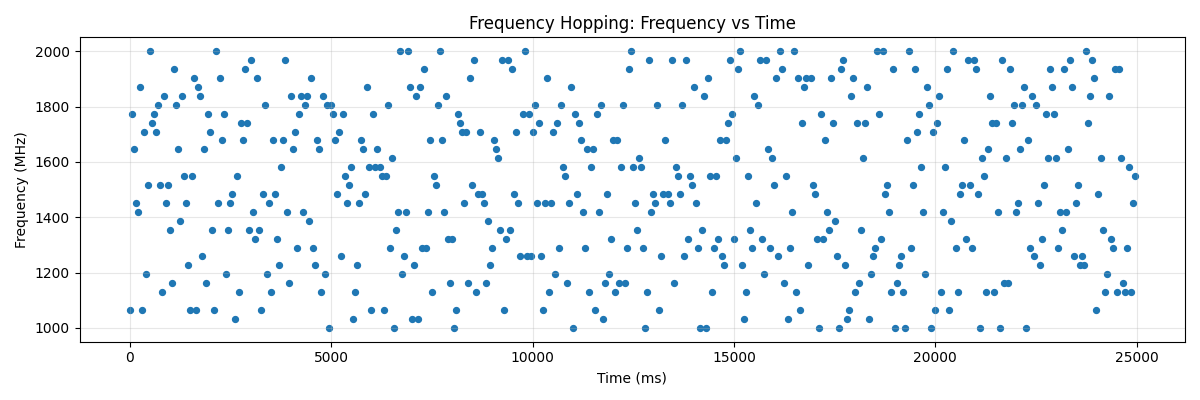

Python code for this plot:

#!/usr/bin/env python3
"""
Frequency Hopping Simulator (Lightweight)
Author: Divyanshu Shukla
"""

import numpy as np
import pandas as pd
import matplotlib.pyplot as plt
import argparse
import os

def generate_hopping_sequence(num_slots, channels, mode="prn", avoid=None, seed=42):
    rng = np.random.default_rng(seed)
    n = len(channels)
    seq = []
    last = None
    for t in range(num_slots):
        if mode == "sequential":
            seq.append(channels[t % n])
        else:  # prn
            attempts = 0
            while True:
                idx = rng.integers(0, n)
                candidate = channels[idx]
                attempts += 1
                if avoid is None or not any(abs(candidate - a) < (channels[1]-channels[0])/2 for a in avoid):
                    if last is None or candidate != last:
                        seq.append(candidate)
                        last = candidate
                        break
                if attempts > 50:
                    seq.append(candidate)
                    last = candidate
                    break
    return np.array(seq)

def main():
    parser = argparse.ArgumentParser(description="Frequency Hopping Simulator")
    parser.add_argument("--num_time_slots", type=int, default=200)
    parser.add_argument("--num_channels", type=int, default=24)
    parser.add_argument("--band_min", type=float, default=1000.0)
    parser.add_argument("--band_max", type=float, default=2000.0)
    parser.add_argument("--seed", type=int, default=42)
    parser.add_argument("--dwell_time_ms", type=int, default=50)
    parser.add_argument("--avoid_list", nargs="*", type=float, default=[])
    parser.add_argument("--mode", choices=["prn", "sequential"], default="prn")
    parser.add_argument("--out_dir", default="output")
    args = parser.parse_args()

    channels = np.linspace(args.band_min, args.band_max, args.num_channels)
    hops = generate_hopping_sequence(args.num_time_slots, channels, mode=args.mode, avoid=args.avoid_list, seed=args.seed)

    time_ms = np.arange(args.num_time_slots) * args.dwell_time_ms
    channel_idx = np.array([np.argmin(np.abs(channels - f)) for f in hops])
    df = pd.DataFrame({
        "time_ms": time_ms,
        "freq_MHz": hops,
        "channel_idx": channel_idx,
        "dwell_time_ms": args.dwell_time_ms
    })

    os.makedirs(args.out_dir, exist_ok=True)
    df.to_csv(os.path.join(args.out_dir, "hops.csv"), index=False)

    # Frequency vs Time plot
    plt.figure(figsize=(12, 4))
    plt.scatter(df["time_ms"], df["freq_MHz"], s=18)
    plt.xlabel("Time (ms)")
    plt.ylabel("Frequency (MHz)")
    plt.title("Frequency Hopping: Frequency vs Time")
    plt.grid(alpha=0.3)
    plt.tight_layout()
    plt.savefig(os.path.join(args.out_dir, "fh_simulator.png"))
    plt.close()

    # Occupancy heatmap
    occupancy = np.zeros((args.num_time_slots, args.num_channels), dtype=int)
    for i, ch in enumerate(channel_idx):
        occupancy[i, ch] = 1

    plt.figure(figsize=(12, 4))
    plt.imshow(occupancy.T, aspect='auto', origin='lower')
    plt.xlabel("Time slot index")
    plt.ylabel("Channel index (low->high freq)")
    plt.title("Frequency Occupancy Heatmap")
    plt.tight_layout()
    plt.savefig(os.path.join(args.out_dir, "fh_heatmap.png"))
    plt.close()

    summary = df.groupby("channel_idx").size().rename("hits").reset_index()
    summary["channel_freq_MHz"] = summary["channel_idx"].apply(lambda i: channels[int(i)])
    summary = summary.sort_values("channel_idx")
    summary.to_csv(os.path.join(args.out_dir, "hops_summary.csv"), index=False)

if __name__ == "__main__":
    main()
